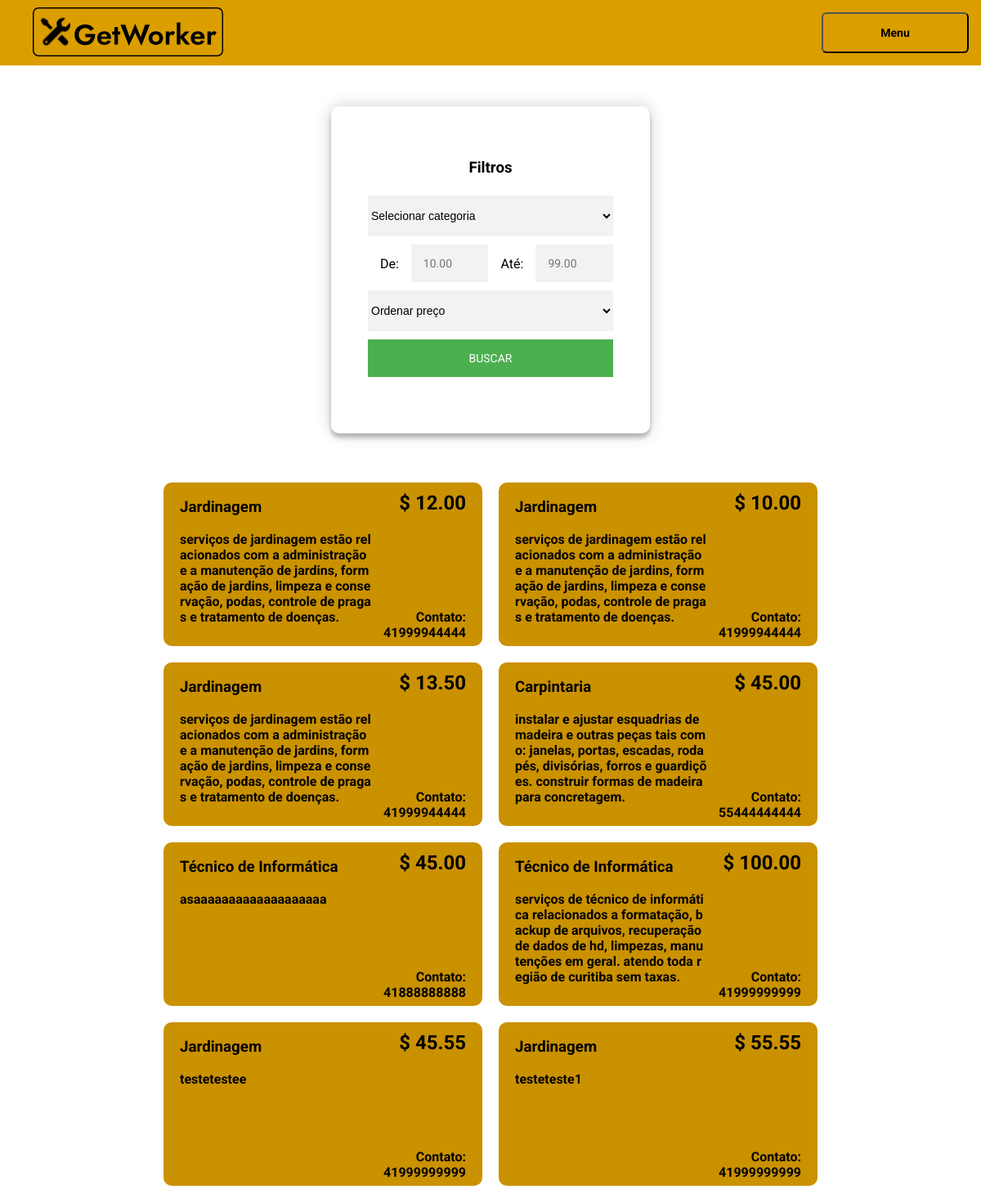
The app's page /profissionais.php with its own data.
### tables this page shows
CREATE TABLE `anuncio` (
  `id_anuncio` int(4) NOT NULL AUTO_INCREMENT,
  `descricao` varchar(200) DEFAULT NULL,
  `categoria` varchar(100) DEFAULT NULL,
  `preco` decimal(7,2) DEFAULT NULL,
  `fk_id_usuario` int(4) DEFAULT NULL,
  `telefone` varchar(20) DEFAULT NULL,
  `status` varchar(40) DEFAULT NULL,
  PRIMARY KEY (`id_anuncio`)
);

### profissionais.php (the view, shortened to what this page needs)
<html>
<head>
  <link rel="stylesheet" type="text/css" href="css/style.css" media="screen" />
  <?php
  include('config.php');
  ?>
</head>
<body>
  <header>
    <nav>
      <div>
        <a href="index.php"><img src="img/logo.svg" alt=""></a>
      </div>
      <div class="nav-links menu-dropdown">
        <button class="mainmenubtn">Menu</button>
      </div>
    </nav>
  </header>
  <form class="form" name="fmrpesquisa" id="frmpesquisa" method="POST">
    <div class="row">
      <h3>Filtros</h3>
      <select name="parametro_categoria">
        <option value="">Selecionar categoria</option>
      </select>
      <div class="consulta-entre-preco">
        <p>De:</p>
        <input type="text" name="preco-inicial" placeholder="10.00" value="<?php echo @$_POST['preco-inicial'] ?>">
        <p>Até:</p>
        <input type="text" name="preco-final" placeholder="99.00" value="<?php echo @$_POST['preco-final'] ?>">
      </div>
      <div>
        <select name="parametro_preco" class="form-control">
          <option value="<?php echo @$_POST['parametro_preco'] ?>">Ordenar preço</option>
        </select>
      </div>
      <div class="col-sm-1">
        <input class="submit-button" type="submit" value="BUSCAR">
      </div>
    </div><br>
  </form>
  <section class="container">
    <div class="corpoanuncio">
      <?php
      $query = "SELECT * FROM anuncio WHERE status='anúncio ativo'";
      $result = mysqli_query($con, $query);
      if (mysqli_num_rows($result) > 0) {
        while ($coluna = mysqli_fetch_array($result)) {
      ?>
          <div class="blocoanuncio">
            <div class="esquerda">
              <h3><?php echo $coluna['categoria']; ?></h3>
              <p><?php echo $coluna['descricao']; ?></p>
            </div>
            <div class="direita">
              <h2>$ <?php echo $coluna['preco']; ?></h2>
              <p>Contato:<br> <?php echo $coluna['telefone']; ?></p>
            </div>
          </div>
      <?php
        }
      }
      else {
        echo "<h3>Não há anúncios a serem exibidos, faça uma nova pesquisa!</h3>";
      }
      ?>
    </div>
  </section>
</body>

### css/style.css (style rules this page uses)
html { scroll-behavior: smooth; margin: 0; padding: 0; }
body { font-family: "Roboto", sans-serif; -webkit-font-smoothing: antialiased; -moz-osx-font-smoothing: grayscale; margin: 0; z-index: 1; }
a { text-decoration: none; }
header { width: 100%; background-color: #DB9E00; margin-bottom: 50px; }
nav { height: 50px; display: flex; justify-content: space-between; align-items: center; padding: 15px; font-weight: 700; }
nav a { padding: 0 25px 0 25px; color: black; }
div a img { height: 60px; }
.mainmenubtn { width: 180px; background-color: #DB9E00; border: solid 2 px; border-color: #000000; border-radius: 6px; cursor: pointer; padding: 15px; font-family: "Roboto", sans-serif; font-size: 14px; font-weight: 700; }
.menu-dropdown { z-index: 5; margin-top: auto; display: inline-block; }
a { color: #FFFFFF; text-decoration: none; border-radius: 6px; font-size: 14px; }
.form { position: relative; z-index: 1; background: #FFFFFF; max-width: 25%; margin: 50px auto 50px; padding: 45px; border: 0; text-align: center; box-shadow: 0 0 20px 0 rgba(0, 0, 0, 0.2), 0 5px 5px 0 rgba(0, 0, 0, 0.24); border-radius: 10px; border-style: none; }
.form input { font-family: "Roboto", sans-serif; outline: 0; background: #f2f2f2; width: 100%; border: 0; margin: 5px 0 5px; padding: 15px; box-sizing: border-box; font-size: 14px; }
.form .submit-button { font-family: "Roboto", sans-serif; text-transform: uppercase; outline: 0; background: #4CAF50; width: 100%; border: 0; padding: 15px; color: #FFFFFF; font-size: 14px; -webkit-transition: all 0.3 ease; transition: all 0.3 ease; cursor: pointer; }
.consulta-entre-preco { display: inline-flex; justify-content: center; align-items: center; }
.consulta-entre-preco p { margin: 15px; }
select { font-size: 14px; width: 100%; height: 50px; background: #f2f2f2; border: 0; margin-top: 5px; margin-bottom: 5px; }
.container { display: flex; justify-content: center; flex-wrap: wrap; width: 100%; }
.corpoanuncio { width: 1400px; display: flex; flex-wrap: wrap; justify-content: center; }
.blocoanuncio { display: flex; justify-content: center; align-items: center; width: 350px; height: 200px; background-color: #ca9100; border-radius: 10px; margin: 10px; padding: 0 20px 0 20px; font-weight: 700; }
.esquerda { height: 200px; width: 265px; }
.esquerda p { word-break: break-all; text-transform: lowercase; }
.direita { width: 130px; display: flex; flex-direction: column; justify-content: space-between; text-align: right; }
.direita h2 { margin-bottom: 100px; }

### records on screen
anuncio: categoria "Jardinagem", descricao "serviços de jardinagem estão relacionados com a administração e a manutenção de jardins, formação de jardins, limpeza e conservação, podas, controle de pragas e tratamento de doenças.", preco "12.00", telefone "41999944444"
anuncio: categoria "Jardinagem", descricao "serviços de jardinagem estão relacionados com a administração e a manutenção de jardins, formação de jardins, limpeza e conservação, podas, controle de pragas e tratamento de doenças.", preco "10.00", telefone "41999944444"
anuncio: categoria "Jardinagem", descricao "serviços de jardinagem estão relacionados com a administração e a manutenção de jardins, formação de jardins, limpeza e conservação, podas, controle de pragas e tratamento de doenças.", preco "13.50", telefone "41999944444"
anuncio: categoria "Carpintaria", descricao "instalar e ajustar esquadrias de madeira e outras peças tais como: janelas, portas, escadas, rodapés, divisórias, forros e guardições. construir formas de madeira para concretagem.", preco "45.00", telefone "55444444444"
anuncio: categoria "Técnico de Informática", descricao "asaaaaaaaaaaaaaaaaaaa", preco "45.00", telefone "41888888888"
anuncio: categoria "Técnico de Informática", descricao "serviços de técnico de informática relacionados a formatação, backup de arquivos, recuperação de dados de hd, limpezas, manutenções em geral. atendo toda região de curitiba sem taxas.", preco "100.00", telefone "41999999999"
anuncio: categoria "Jardinagem", descricao "testetestee", preco "45.55", telefone "41999999999"
anuncio: categoria "Jardinagem", descricao "testeteste1", preco "55.55", telefone "41999999999"
